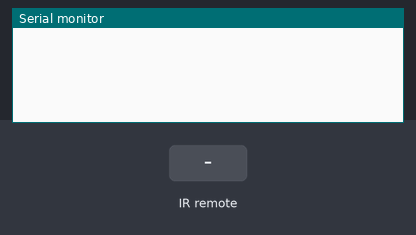
A sketch run on a simulated Arduino Uno, built with avr-gcc and run on an emulated ATmega328P. On the bench: the last lines printed to the serial monitor. The inputs (shaded band) are chosen by the test bench.

Above: at 1.2 s.
1.3 s: infrared code 0xFF18E7 received
At 2.5 s:
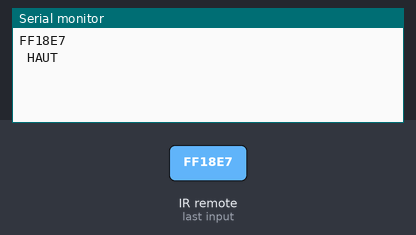
2.8 s: infrared code 0xFF10EF received
At 3.6 s:
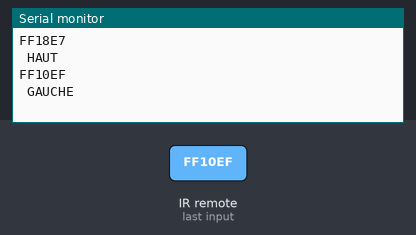
4.3 s: infrared code 0xFF38C7 received
At 4.8 s:
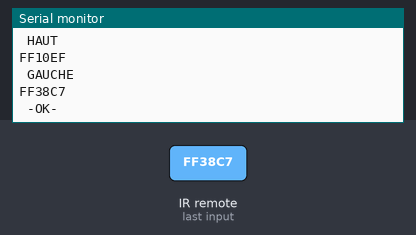
5.8 s: infrared code 0xFF5AA5 received
At 7.0 s:
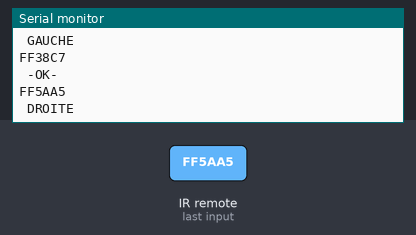
7.3 s: infrared code 0xFF4AB5 received
At 8.3 s:
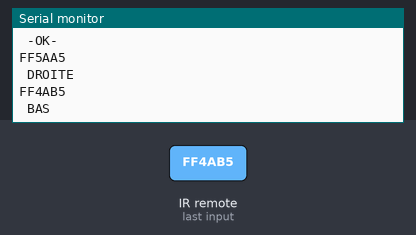
8.8 s: infrared code 0xFFA25D received
At 9.4 s:
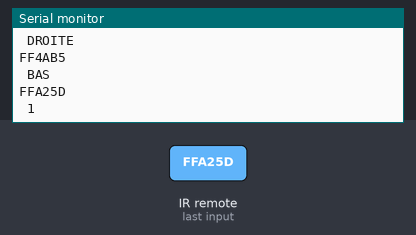

Measured:
- after the input at 1.3 s, the serial monitor: prints a new line at once (image 1)
- after the input at 2.8 s, the serial monitor: prints a new line at once (image 2)
- after the input at 4.3 s, the serial monitor: prints a new line at once (image 3)
- after the input at 5.8 s, the serial monitor: prints a new line at once (image 4)
- after the input at 7.3 s, the serial monitor: prints a new line at once (image 5)
- after the input at 8.8 s, the serial monitor: prints a new line at once (image 6)

The sketch:

CatMini_Test_IR.ino
```cpp
// (licence header left out)
#include <IRremote.h> //on inclut la librairie nécéssaire pour les capteurs IR

#define RECV_IR 5 //déclaration du PIN du capteur


IRrecv irrec(RECV_IR); //on dit au programme que ce Pin est un capteur IR
decode_results result ; //on crée une variable result pour recevoir les informations
//du capteur

void setup() {

  Serial.begin(57600);
  irrec.enableIRIn(); //initialisation du capteur IR (il attend de recevoir un signal)
}

void loop() {

   if (irrec.decode(&result)){ //si une valeur est captée
      Serial.println(result.value, HEX); //On affiche la valeur du signal capté (HEX pour hexadecimal)
      //comme cela on identifie le code de chacun des boutons
      translateIR();
      irrec.resume(); //pour recevoir une nouvelle valeur

   }


}

void translateIR() {//fonction pour associer une action à chaque bouton

  switch(result.value){ //switch permet de lister tous les cas possibles et
    //de leur associer une action

    //on va donc lister tous les codes et retourner leur nom sur la télécommande

    case 0xFF18E7: Serial.println(" HAUT"); break;
    case 0xFF10EF: Serial.println(" GAUCHE");    break;
    case 0xFF38C7: Serial.println(" -OK-");    break;
    case 0xFF5AA5: Serial.println(" DROITE");   break;
    case 0xFF4AB5: Serial.println(" BAS"); break;
    case 0xFFA25D: Serial.println(" 1");    break;
    case 0xFF629D: Serial.println(" 2");    break;
    case 0xFFE21D: Serial.println(" 3");    break;
    case 0xFF22DD: Serial.println(" 4");    break;
    case 0xFF02FD: Serial.println(" 5");    break;
    case 0xFFC23D: Serial.println(" 6");    break;
    case 0xFFE01F: Serial.println(" 7");    break;
    case 0xFFA857: Serial.println(" 8");    break;
    case 0xFF906F: Serial.println(" 9");    break;
    case 0xFF6897: Serial.println(" *");    break;
    case 0xFF9867: Serial.println(" 0");    break;
    case 0xFFB04F: Serial.println(" #");    break;
    case 0xFFFFFFFF: Serial.println(" REPEAT");break;

  default: //si le signal ne correspond à aucun de ces codes
    Serial.println("autre bouton ");

  }
  delay(500); //on doit attendre un peu pour éviter d'appuyer 2 fois
}
```
